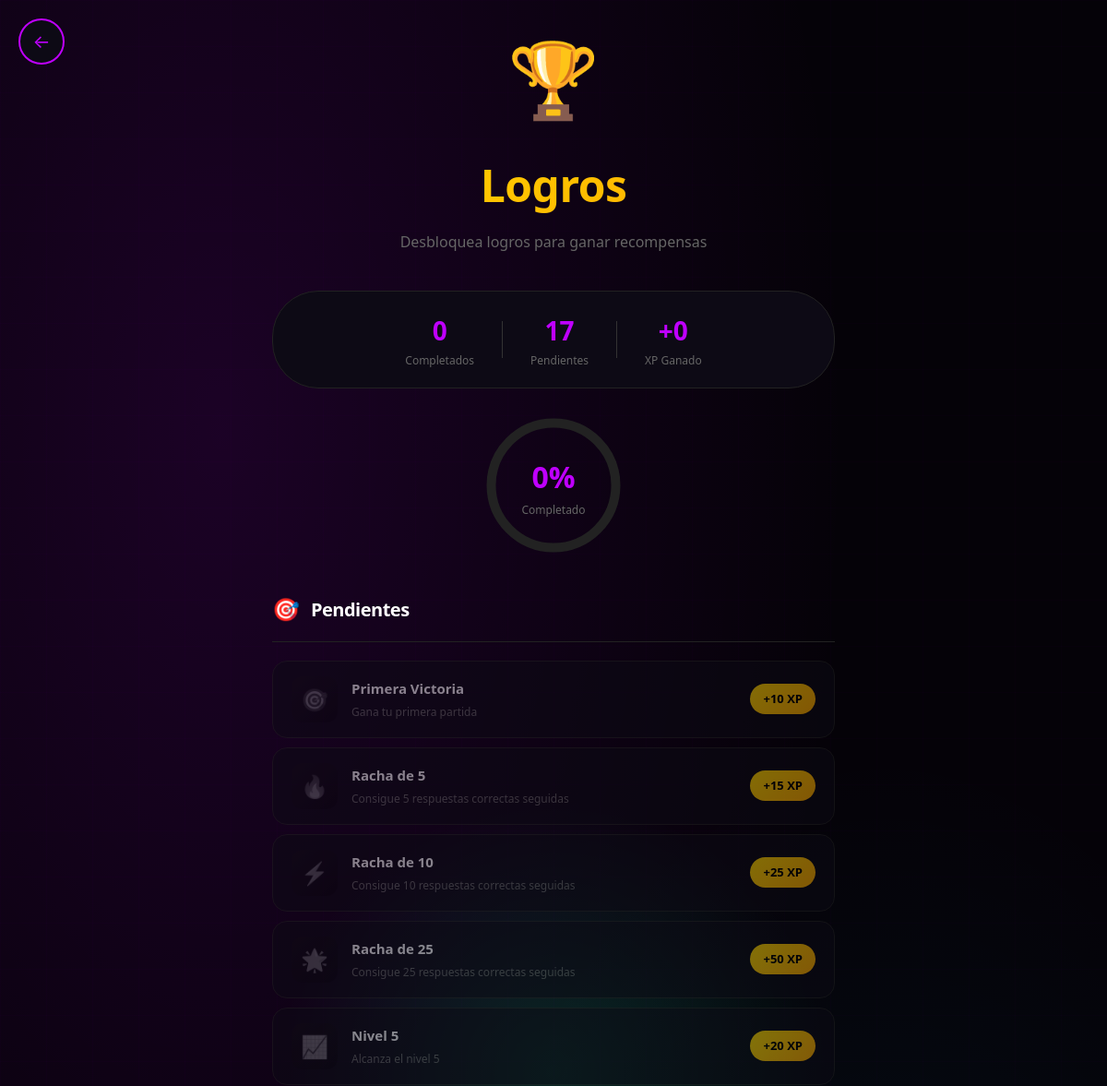
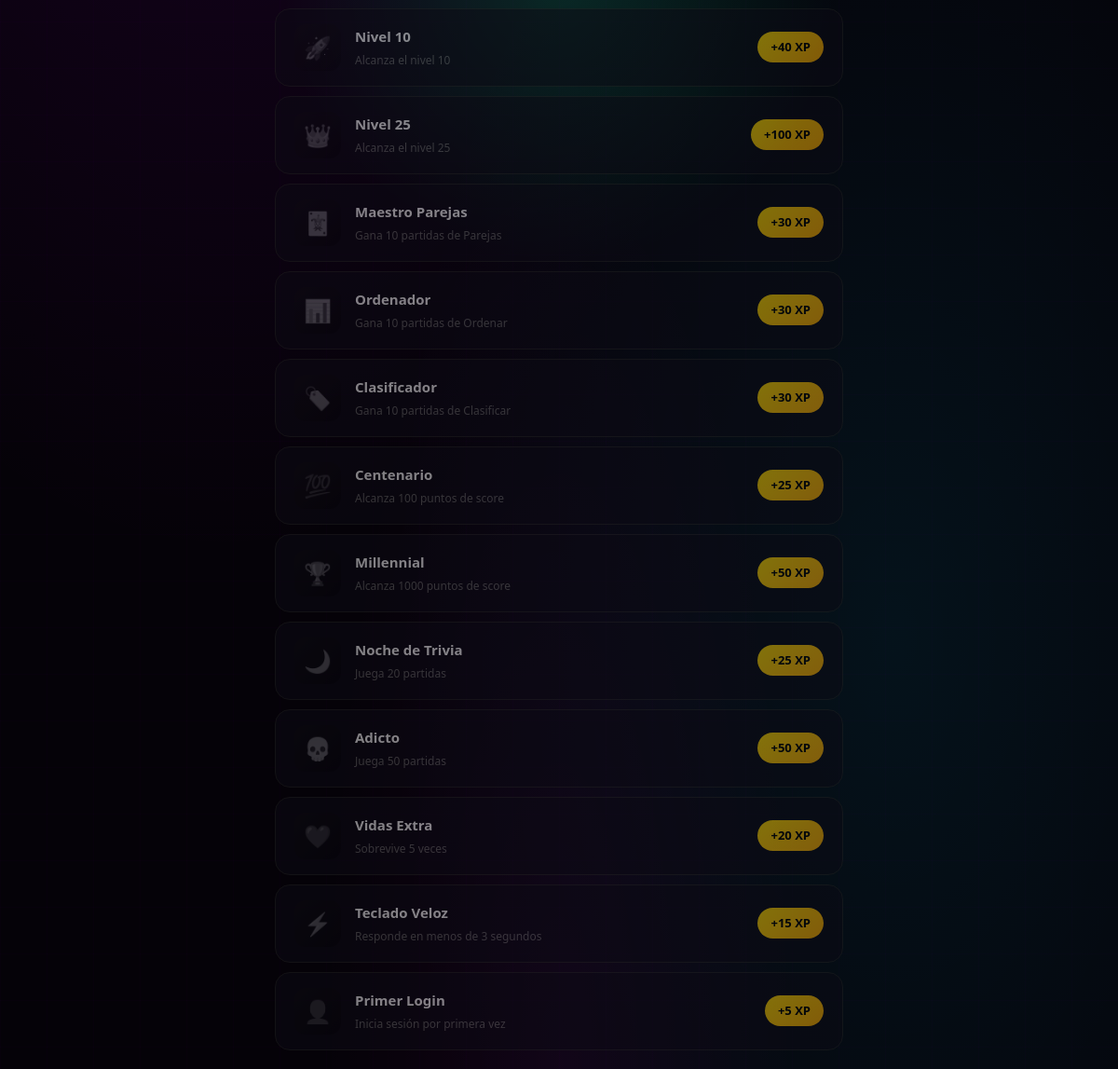
Page /logros.php (signed in) on the committed database (2 pictures, top to bottom).
### tables this page shows
CREATE TABLE `logros` (
  `id` int(11) NOT NULL,
  `nombre` varchar(100) NOT NULL,
  `descripcion` text DEFAULT NULL,
  `icono` varchar(10) DEFAULT NULL,
  `requisito` varchar(50) DEFAULT NULL,
  `xp_reward` int(11) DEFAULT 10
);

### logros.php (the view, shortened to what this page needs)
<?php
include "config.php";
$mis_logros = $conn->query("
    SELECT l.*, ul.unlocked_at
    FROM logros l
    LEFT JOIN usuarios_logros ul ON l.id = ul.logro_id AND ul.usuario_id = ".$_SESSION["id"]."
")->fetch_all(MYSQLI_ASSOC);
$desbloqueados = array_filter($mis_logros, fn($l) => $l["unlocked_at"] !== null);
$bloqueados = array_filter($mis_logros, fn($l) => $l["unlocked_at"] === null);
$xp_total_logros = array_sum(array_column($desbloqueados, 'xp_reward'));
?>
<link rel="stylesheet" href="style.css">
<div class="glow-bg"></div>
<a href="menu.php" class="btn-float">←</a>
<div class="logros-page">
    <div class="hero-section">
        <div class="hero-icon">🏆</div>
        <h1>Logros</h1>
        <p>Desbloquea logros para ganar recompensas</p>
    </div>
    <div class="stats-bar">
        <div class="stat-item">
            <span class="stat-value"><?= count($desbloqueados) ?></span>
            <span class="stat-label">Completados</span>
        </div>
        <div class="stat-item">
            <span class="stat-value"><?= count($mis_logros) - count($desbloqueados) ?></span>
            <span class="stat-label">Pendientes</span>
        </div>
        <div class="stat-item">
            <span class="stat-value">+<?= $xp_total_logros ?></span>
            <span class="stat-label">XP Ganado</span>
        </div>
    </div>
    <div class="progress-circle">
        <svg viewBox="0 0 120 120">
            <circle cx="60" cy="60" r="54" class="bg"/>
            <circle cx="60" cy="60" r="54" class="progress"
                stroke-dasharray="<?= count($mis_logros) > 0 ? (count($desbloqueados) / count($mis_logros)) * 339 : 0 ?>, 339"/>
        </svg>
        <div class="progress-text">
            <span class="percent"><?= count($mis_logros) > 0 ? round((count($desbloqueados) / count($mis_logros)) * 100) : 0 ?>%</span>
            <span class="label">Completado</span>
        </div>
    </div>
    <div class="section">
        <div class="section-header">
            <span class="section-icon">🎯</span>
            <h2>Pendientes</h2>
        </div>
        <div class="logros-list">
            <?php foreach($bloqueados as $i => $l): ?>
            <div class="logro-item locked" style="animation-delay: <?= $i * 0.03 ?>s">
                <div class="logro-badge blur"><?= $l["icono"] ?></div>
                <div class="logro-info">
                    <div class="logro-title"><?= $l["nombre"] ?></div>
                    <div class="logro-desc"><?= $l["descripcion"] ?></div>
                </div>
                <div class="logro-xp">+<?= $l["xp_reward"] ?> XP</div>
            </div>
            <?php endforeach; ?>
        </div>
    </div>
</div>

### style.css (style rules this page uses)
* { margin: 0; padding: 0; box-sizing: border-box; }
h1, h2, h3, h4 { font-weight: 700; letter-spacing: -0.5px; }
h1 { font-size: 2.5rem; background: linear-gradient(135deg, var(--primary) 0%, var(--accent-cyan) 100%); -webkit-background-clip: text; -webkit-text-fill-color: transparent; background-clip: text; }
h2 { font-size: 1.5rem; color: var(--text); }
p { color: var(--text-muted); font-size: 0.95rem; }
a { color: var(--primary); text-decoration: none; transition: all 0.3s; }
.stat-value { font-weight: 700; color: var(--primary); }
.stat-label { color: var(--text-dim); font-size: 0.8rem; }

### logros.php (style rules this page uses)
.logros-page { max-width: 650px; margin: 0 auto; padding: 20px; animation: pageEnter 0.6s ease-out; }
.glow-bg { position: fixed; top: 50%; left: 50%; transform: translate(-50%, -50%); width: 600px; height: 600px; background: radial-gradient(circle, rgba(0,255,159,0.15) 0%, transparent 70%); pointer-events: none; z-index: -2; animation: glowPulse 4s ease-in-out infinite; }
.btn-float { position: fixed; top: 20px; left: 20px; width: 50px; height: 50px; background: var(--bg-light); border: 2px solid var(--primary); border-radius: 50%; display: flex; align-items: center; justify-content: center; font-size: 20px; color: var(--primary); text-decoration: none; z-index: 100; transition: all 0.3s; animation: floatIn 0.5s ease-out 0.3s backwards; }
.hero-section { text-align: center; margin-bottom: 40px; animation: heroEnter 0.8s ease-out; }
.hero-icon { font-size: 80px; margin-bottom: 15px; animation: bounce 2s ease-in-out infinite; }
.hero-section h1 { font-size: 48px; margin-bottom: 10px; background: linear-gradient(135deg, #ffd700, #ffaa00, #ffd700); background-size: 200% 200%; -webkit-background-clip: text; -webkit-text-fill-color: transparent; background-clip: text; animation: shimmer 3s ease-in-out infinite; }
.hero-section p { color: var(--text-dim); font-size: 16px; }
.stats-bar { display: flex; justify-content: center; align-items: center; gap: 30px; background: var(--bg-light); border: 1px solid #222; border-radius: 50px; padding: 20px 40px; margin-bottom: 30px; }
.stat-item { text-align: center; }
.stat-value { display: block; font-size: 28px; font-weight: bold; color: var(--primary); }
.stat-label { font-size: 12px; color: var(--text-dim); }
.progress-circle { position: relative; width: 150px; height: 150px; margin: 30px auto; }
.progress-circle svg { transform: rotate(-90deg); }
.progress-circle .progress-text { position: absolute; top: 50%; left: 50%; transform: translate(-50%, -50%); text-align: center; }
.progress-circle .percent { display: block; font-size: 32px; font-weight: bold; color: var(--primary); }
.progress-circle .label { font-size: 12px; color: var(--text-dim); }
.section { margin-top: 40px; }
.section-header { display: flex; align-items: center; gap: 12px; margin-bottom: 20px; padding-bottom: 15px; border-bottom: 1px solid #222; }
.section-icon { font-size: 24px; }
.section-header h2 { font-size: 20px; margin: 0; }
.logros-list { display: flex; flex-direction: column; gap: 10px; }
.logro-item { display: flex; align-items: center; gap: 15px; background: var(--bg-light); border: 1px solid #222; border-radius: 16px; padding: 16px 20px; transition: all 0.3s; animation: slideIn 0.5s ease-out backwards; }
.logro-item.locked { opacity: 0.5; }
.logro-item.locked .logro-badge { filter: grayscale(1); opacity: 0.4; }
.logro-badge { width: 50px; height: 50px; background: linear-gradient(135deg, var(--bg-lighter), var(--bg)); border-radius: 12px; display: flex; align-items: center; justify-content: center; font-size: 24px; }
.logro-info { flex: 1; }
.logro-title { font-weight: 600; font-size: 15px; margin-bottom: 4px; }
.logro-desc { font-size: 12px; color: var(--text-dim); }
.logro-xp { background: linear-gradient(135deg, #ffd700, #ffaa00); color: #000; padding: 6px 14px; border-radius: 20px; font-size: 13px; font-weight: bold; }

### rows in the picture
logros: icono "🎯", nombre "Primera Victoria", descripcion "Gana tu primera partida", xp_reward "10"
logros: icono "🔥", nombre "Racha de 5", descripcion "Consigue 5 respuestas correctas seguidas", xp_reward "15"
logros: icono "⚡", nombre "Racha de 10", descripcion "Consigue 10 respuestas correctas seguidas", xp_reward "25"
logros: icono "🌟", nombre "Racha de 25", descripcion "Consigue 25 respuestas correctas seguidas", xp_reward "50"
logros: icono "📈", nombre "Nivel 5", descripcion "Alcanza el nivel 5", xp_reward "20"
logros: icono "🚀", nombre "Nivel 10", descripcion "Alcanza el nivel 10", xp_reward "40"
logros: icono "👑", nombre "Nivel 25", descripcion "Alcanza el nivel 25", xp_reward "100"
logros: icono "🃏", nombre "Maestro Parejas", descripcion "Gana 10 partidas de Parejas", xp_reward "30"
logros: icono "📊", nombre "Ordenador", descripcion "Gana 10 partidas de Ordenar", xp_reward "30"
logros: icono "🏷️", nombre "Clasificador", descripcion "Gana 10 partidas de Clasificar", xp_reward "30"
logros: nombre "Centenario", descripcion "Alcanza 100 puntos de score", xp_reward "25"
logros: icono "🏆", nombre "Millennial", descripcion "Alcanza 1000 puntos de score", xp_reward "50"
logros: icono "🌙", nombre "Noche de Trivia", descripcion "Juega 20 partidas", xp_reward "25"
logros: icono "💀", nombre "Adicto", descripcion "Juega 50 partidas", xp_reward "50"
logros: icono "❤️", nombre "Vidas Extra", descripcion "Sobrevive 5 veces", xp_reward "20"
logros: icono "⚡", nombre "Teclado Veloz", descripcion "Responde en menos de 3 segundos", xp_reward "15"
logros: icono "👤", nombre "Primer Login", descripcion "Inicia sesión por primera vez", xp_reward "5"

### other values in the picture
count($desbloqueados) "0"
count($mis_logros) - count($desbloqueados) "17"
$xp_total_logros "0"
